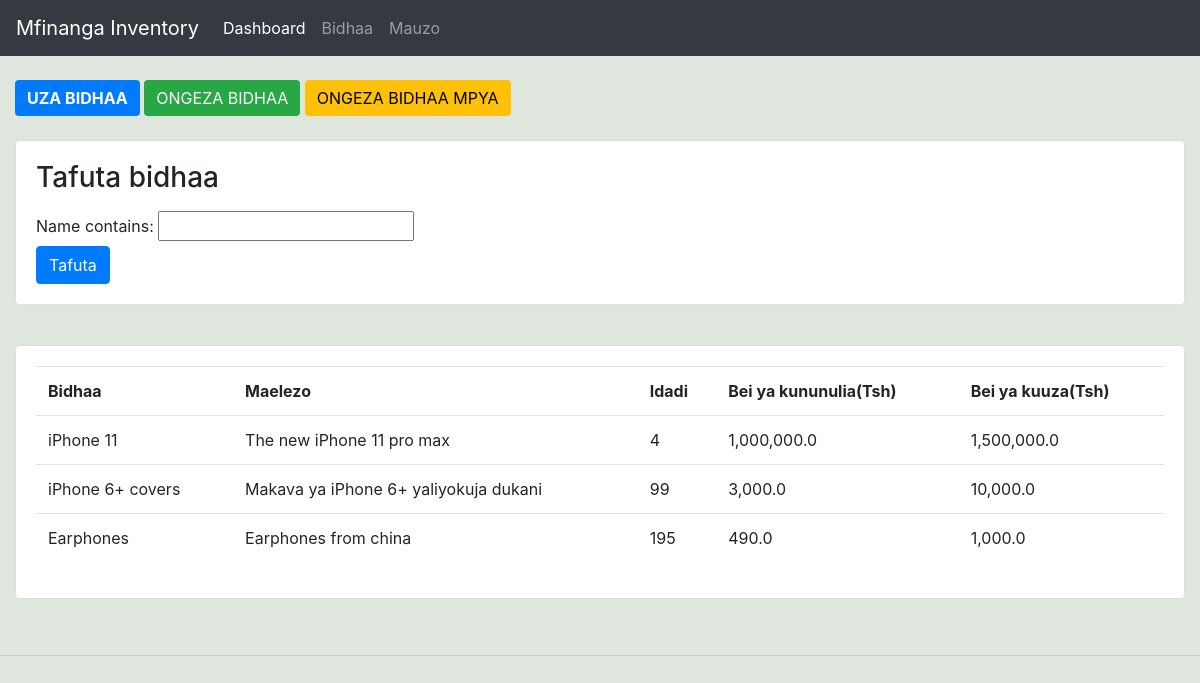
Before: /products/ with the older database file.
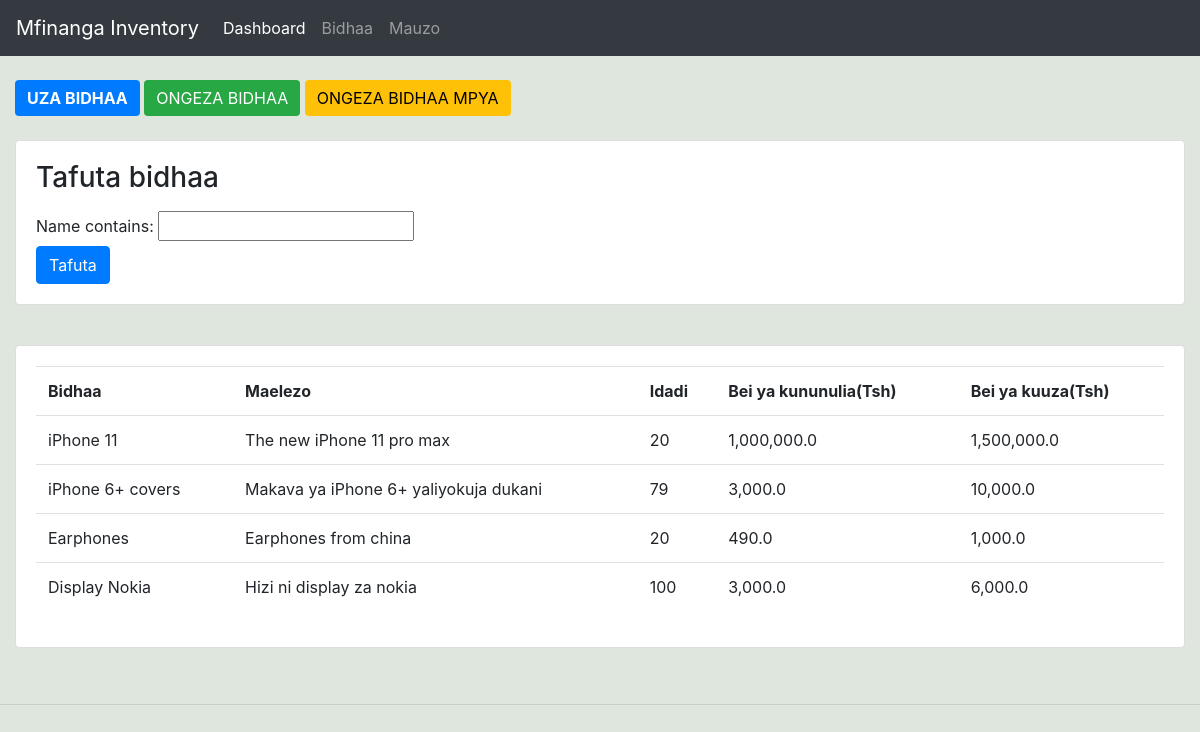
After: the same page with the newer database file.
### accounts/models.py (models this page shows, shortened)
class Product(models.Model):
    name = models.CharField(max_length=200, null=True)
    description = models.TextField(max_length=200, null=True, blank=True)
    cost_price = models.FloatField(null=True)
    selling_price = models.FloatField(null=True)
    quantity = models.PositiveIntegerField(null=True)
    date_created = models.DateTimeField(auto_now_add=True, null=True)

### accounts/views.py (the view)
# urls.py: path('products/', views.products,name="products"),
def products(response):
    products = Product.objects.all()
    myFilter = ProductFilter(response.GET, queryset=products)
    products = myFilter.qs
    context = {"products":products,"myFilter":myFilter}
    return render(response, 'accounts/products.html',context)

### accounts/templates/accounts/products.html
{% extends 'accounts/main.html' %}
{% load humanize %}
{% block content %}
    <br>
    <div class="row">
        <div class="col-md">
            <a href="{% url 'create_sale' %}" class="btn" style="background-color: #007BFF; color: white; border: none;"><b>UZA BIDHAA</b></a>
            <a href="{% url 'add_existing_product' %}" class="btn" style="background-color: #28A745; color: white; border: none;">ONGEZA BIDHAA</a>
            <a href="{% url 'create_product' %}" class="btn" style="background-color: #FFC107; color: black; border: none;">ONGEZA BIDHAA MPYA</a>
            <br>
            <br>
            <div class="row">
                <div class="col">
                    <div class="card card-body">
                        <h3>Tafuta bidhaa</h3>
                        <form method="GET">
                            {{ myFilter.form }}
                            <button class="btn btn-primary">Tafuta</button>
                        </form>
                    </div>
                </div>
            </div>
            <br>
            <div class="card card-body">
                <table class="table">
                    <tr>
                        <th>Bidhaa</th>
                        <th>Maelezo</th>
                        <th>Idadi</th>
                        <th>Bei ya kununulia(Tsh)</th>
                        <th>Bei ya kuuza(Tsh)</th>
                    </tr>
                    {% for i in products %}
                    <tr>
                        <td>{{i.name}}</td>
                        <td>{{i.description}}</td>
                        <td>{{i.quantity|intcomma}}</td>
                        <td>{{i.cost_price|intcomma}}</td>
                        <td>{{i.selling_price|intcomma}}</td>
                    </tr>
                    {% endfor %}
                </table>
            </div>
            <br>
        </div>
    </div>
{% endblock %}

### accounts/templates/accounts/main.html (shortened to what this page needs)
{% load static %}
<!DOCTYPE html>
<html lang="en">
<head>
    <link rel="stylesheet" href="https://cdn.jsdelivr.net/npm/bootstrap@4.3.1/dist/css/bootstrap.min.css"
>
    <link rel="stylesheet" type="text/css" href="{% static '/css/main.css'%}">
</head>
<body>
    {% include 'accounts/navbar.html' %}
    <div class="container-fluid">
        {% block content %}
        {% endblock %}
    </div>
    <hr>
</body>
</html>

### accounts/templates/accounts/navbar.html (shortened to what this page needs)
<nav class="navbar navbar-expand-lg navbar-dark bg-dark">
    <a class="navbar-brand" href="#">Mfinanga Inventory</a>
    <div class="collapse navbar-collapse" id="navbarNav">
      <ul class="navbar-nav">
        <li class="nav-item active">
          <a class="nav-link" href="{% url 'home' %}">Dashboard</a>
        </li>
        <li class="nav-item">
          <a class="nav-link" href="{% url 'products' %}">Bidhaa</a>
        </li>
        <li class="nav-item">
          <a class="nav-link" href="{% url 'sales_list' %}">Mauzo</a>
        </li>
      </ul>
    </div>
  </nav>

### static/css/main.css (style rules this page uses)
body { background-color: #0a1805; }
.table { width: 100%; margin-bottom: 1rem; color: #212529; border-collapse: collapse; }
.table th, .table td { padding: 0.75rem; vertical-align: top; border-top: 1px solid #dee2e6; }
.btn-primary { background-color: #007bff; border-color: #007bff; color: #fff; }
.card { margin-bottom: 1rem; border: 1px solid #ddd; border-radius: 0.25rem; }
.card-body { padding: 1.25rem; }
.card h3 { margin-bottom: 1rem; }

### accounts/templates/accounts/main.html (style rules this page uses)
body { background-color: #dfe6dd; }
.table { width: 100%; margin-bottom: 1rem; color: #212529; border-collapse: collapse; }
.table th, .table td { padding: 0.75rem; vertical-align: top; border-top: 1px solid #dee2e6; }
.btn-primary { background-color: #007bff; border-color: #007bff; color: #fff; }
.card { margin-bottom: 1rem; border: 1px solid #ddd; border-radius: 0.25rem; }
.card-body { padding: 1.25rem; }
.card h3 { margin-bottom: 1rem; }

Changed rows visible on the page:
changed Product "iPhone 11": quantity "4" → "20"
changed Product "iPhone 6+ covers": quantity "99" → "79"
changed Product "Earphones": quantity "195" → "20"
added Product: name "Display Nokia", description "Hizi ni display za nokia", quantity "100", cost_price "3,000.0", selling_price "6,000.0"
